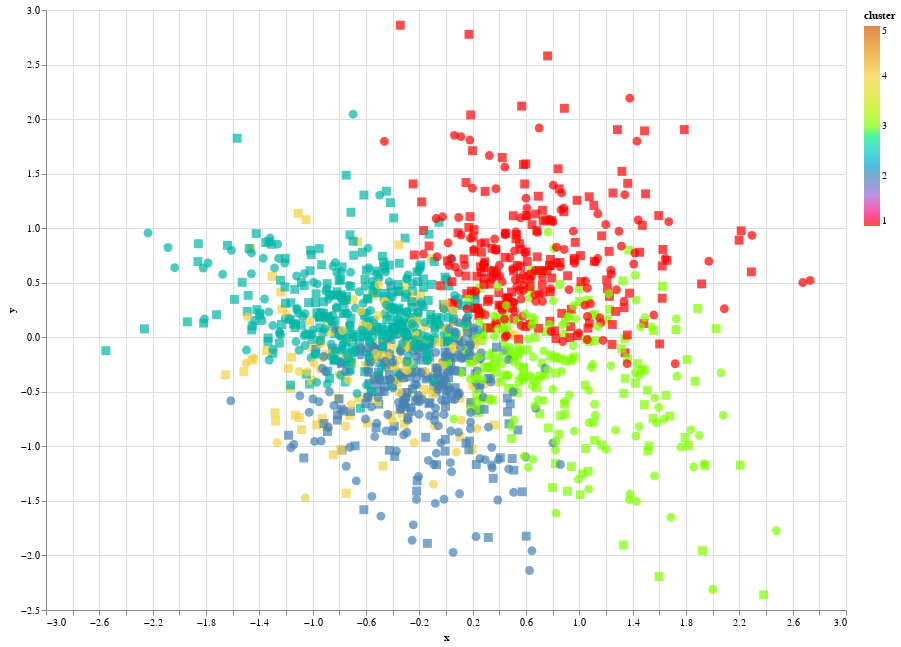

The notebook cell this image was saved under:
### Code cell
alt1_pca=alt.Chart(altplot1_pca).mark_square(size=80).encode(
    x='x',
    y='y',
    color=alt.Color('cluster', scale = alt.Scale(domain = domain, range = range_)),
    tooltip=['labels','cluster', 'colors'],
).properties(
    width=800,
    height=600
).interactive()
alt2_pca=alt.Chart(altplot2_pca).mark_circle(size=80).encode(
    x='x',
    y='y',
    color=alt.Color('cluster', scale = alt.Scale(domain = domain, range = range_)),
    tooltip=['labels','cluster', 'colors'],
).properties(
    width=800,
    height=600
).interactive()
alt1_pca+alt2_pca

### Figure 1 — Vega-Lite specification as saved in the notebook (floating-point values rounded to 4 significant figures; data arrays with more than 128 entries replaced by an {"elided": "..."} marker saying what was removed)
{"config": {"view": {"continuousWidth": 400, "continuousHeight": 300}}, "layer": [{"data": {"name": "data-41a614b07ab28efead66c3c2963d2e97"}, "mark": {"type": "square", "size": 80}, "encoding": {"color": {"field": "cluster", "scale": {"domain": ["1", "2", "3", "4", "5"], "range": ["red", "steelblue", "chartreuse", "#F4D03F", "#D35400"]}, "type": "quantitative"}, "tooltip": [{"field": "labels", "type": "nominal"}, {"field": "cluster", "type": "quantitative"}, {"field": "colors", "type": "nominal"}], "x": {"field": "x", "type": "quantitative"}, "y": {"field": "y", "type": "quantitative"}}, "height": 600, "selection": {"selector008": {"type": "interval", "bind": "scales", "encodings": ["x", "y"]}}, "width": 800}, {"data": {"name": "data-ed8553a6b9174f3b542a5a8279ada41a"}, "mark": {"type": "circle", "size": 80}, "encoding": {"color": {"field": "cluster", "scale": {"domain": ["1", "2", "3", "4", "5"], "range": ["red", "steelblue", "chartreuse", "#F4D03F", "#D35400"]}, "type": "quantitative"}, "tooltip": [{"field": "labels", "type": "nominal"}, {"field": "cluster", "type": "quantitative"}, {"field": "colors", "type": "nominal"}], "x": {"field": "x", "type": "quantitative"}, "y": {"field": "y", "type": "quantitative"}}, "height": 600, "selection": {"selector009": {"type": "interval", "bind": "scales", "encodings": ["x", "y"]}}, "width": 800}], "$schema": "https://vega.github.io/schema/vega-lite/v4.17.0.json", "datasets": {"data-41a614b07ab28efead66c3c2963d2e97": {"elided": "779 records"}, "data-ed8553a6b9174f3b542a5a8279ada41a": {"elided": "671 records"}}}
